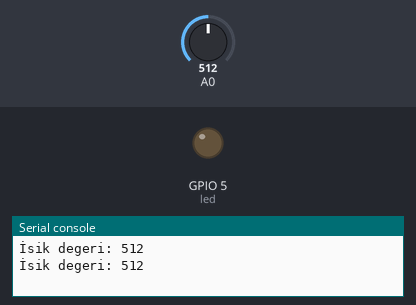
The program below on a simulated ESP8266 board running MicroPython. On the bench: output pins drawn as LEDs (lit = HIGH), the last lines printed to the serial console. Inputs (shaded band) come from the test bench; at power-on: A0 = 512 (analog values on the 0–1023 scale).

Above: at 1.2 s.
1.3 s: A0 set to 683
4.2 s: A0 set to 714
At 7.2 s:
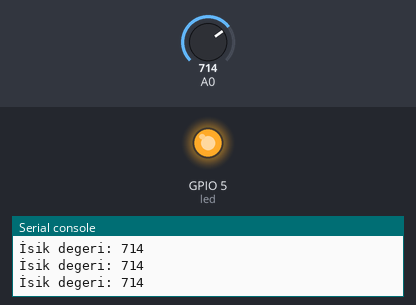
7.5 s: A0 set to 690
At 9.6 s:
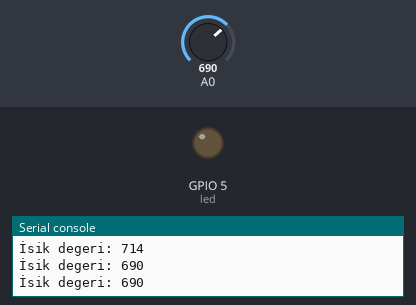
10.5 s: A0 set to 710
At 13.1 s:
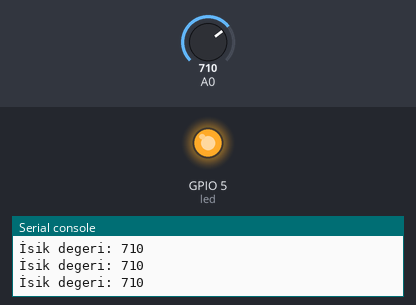
Timing chart, 0 to 14.5 s (numbered marks = the images above; inputs shaded):
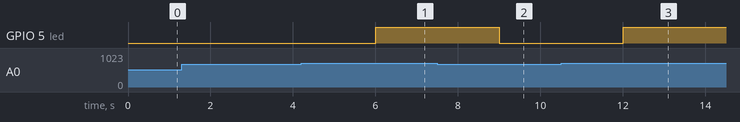

The program:

LDR.py
```python
from machine import ADC, Pin
from time import sleep

ldr_pin = 0
led_pin = 5

ldr = ADC(ldr_pin)
led = Pin(led_pin, Pin.OUT, value=0)

ldr_deger = 0
sleep_second = 1

while True:
    ldr_deger = ldr.read()
    print("İsik degeri:", ldr_deger)
    sleep(sleep_second)

    if ldr_deger >= 700:
        led.on()
    else:
        led.off()
```

Measured:
- the behaviour switches between 699 and 700 on A0 (found by bisection; images 0 and 1)
- after the input at 4.2 s, GPIO 5 (led): LOW → HIGH after 1.8 s
- after the input at 7.5 s, GPIO 5 (led): HIGH → LOW after 1.5 s
- after the input at 10.5 s, GPIO 5 (led): LOW → HIGH after 1.5 s
